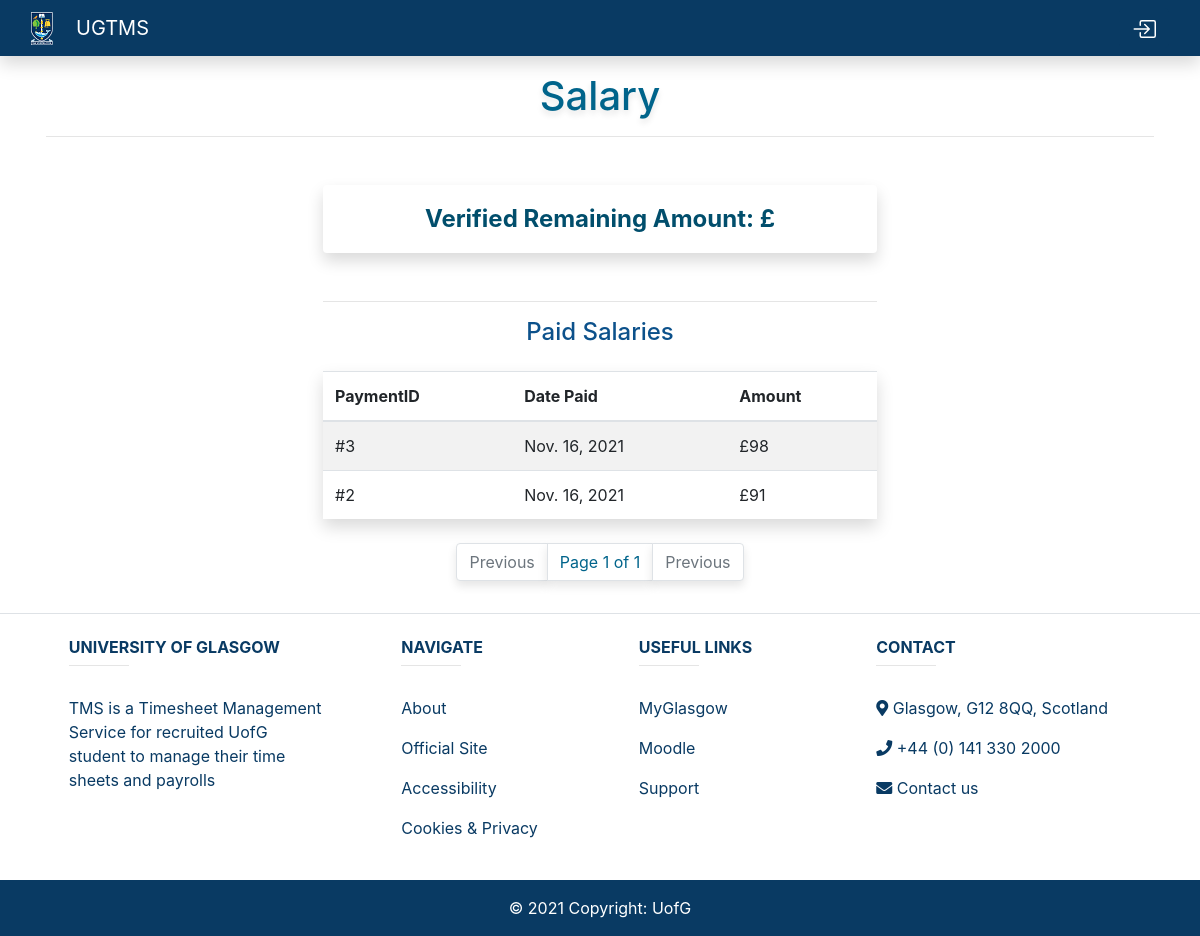
Page /salary/3 on the earlier database version.
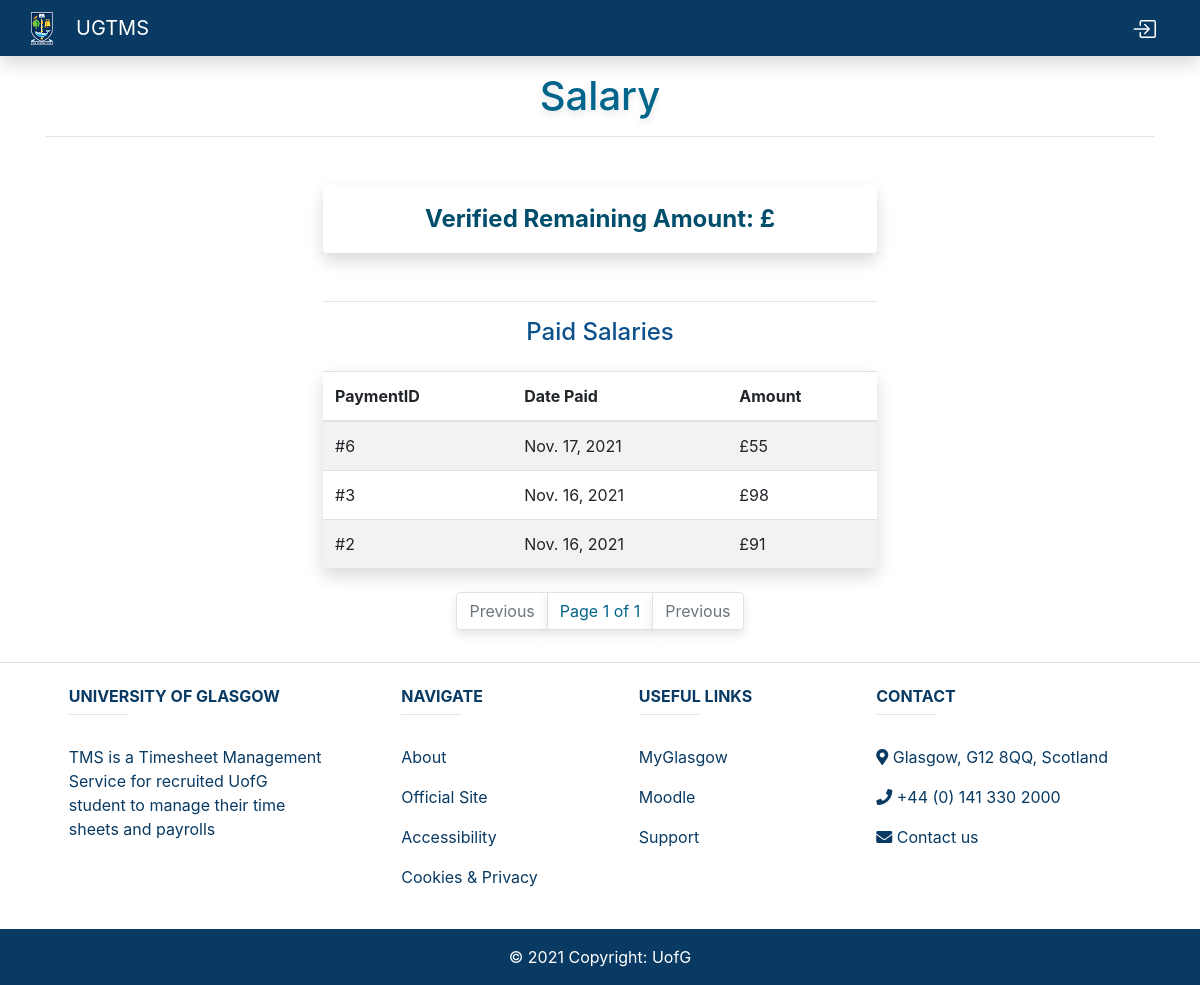
Same page on the later database version.
### timesheet/models.py (models this page shows, shortened)
class Salary(models.Model):
    studentID = models.ForeignKey(User, blank=True, null=True, on_delete=models.CASCADE)
    date = models.DateTimeField('Date added', auto_now_add=True)
    amount = models.FloatField('Amount paid', default=0)

### timesheet/views.py (the view)
# urls.py: path('salary/<user_id>', views.salary, name='salary'),
def salary(request, user_id):
    user = User.objects.get(pk=user_id)
    shifts = Shift.objects.filter(studentID=user, verified=True, paid=False).order_by('-date')
    salaries = Salary.objects.filter(studentID=user).order_by('-date')
    p = Paginator(salaries, 5)  # filter User's shifts only
    page = request.GET.get('page')
    salariesPerPage = p.get_page(page)
    return render(request, 'timesheet/salary.html',{'shifts': shifts, 'salary': salary, 'salariesPerPage': salariesPerPage})

### templates/timesheet/salary.html (shortened to what this page needs)
{% extends 'timesheet/base.html' %}
{%  load static %}
{% block content %}
<center>
<div class="container p-3">
    <h1>Salary</h1>
    <hr/>
    <div class="container-salary-table w-50">
        <div class="container shadow p-3 mb-5 my-5 bg-white rounded font-weight-bold">
            <p-amount>Verified Remaining Amount:  £{{ user.userprofile.salary }}</p-amount>
        </div>
        <hr/>
        <h4> Paid Salaries </h4>
            <table class="table table-striped shadow my-4 bg-white square">
                  <thead>
                    <tr>
                        <th scope="col">PaymentID</th>
                        <th scope="col">Date Paid</th>
                        <th scope="col">Amount</th>
                    </tr>
                  </thead>
                {% for salary in salariesPerPage %}
                    <tr>
                        <td>
                        #{{ salary.id }}
                        </td>
                        <td>
                        {{ salary.date.date }}
                        </td>
                        <td>
                        £{{ salary.amount }}
                        </td>
                    </tr>
                {% endfor %}
            </table>
    </div>
    <nav aria-label="Page navigation example">
      <ul class="pagination justify-content-center">
        {% if salariesPerPage.has_previous %}
            <li class="page-item"><a class="page-link" href="?page={{ salariesPerPage.previous_page_number }}">Previous</a></li>
        {% else %}
            <li class="page-item disabled">
              <a class="page-link">Previous</a>
            </li>
        {% endif %}
          <li class="page-item"><a class="page-link" href="#">Page {{ salariesPerPage.number }} of {{ salariesPerPage.paginator.num_pages }}</a> </li>
        {% if salariesPerPage.has_next %}
            <li class="page-item"><a class="page-link" href="?page={{ salariesPerPage.next_page_number }}">Next</a></li>
        {% else %}
            <li class="page-item disabled">
              <a class="page-link">Previous</a>
            </li>
        {% endif %}
      </ul>
    </nav>
</div>
</center>
{% endblock %}

Differences in the rows shown:
added Salary: id "6", date "Nov. 17, 2021", amount "55"
